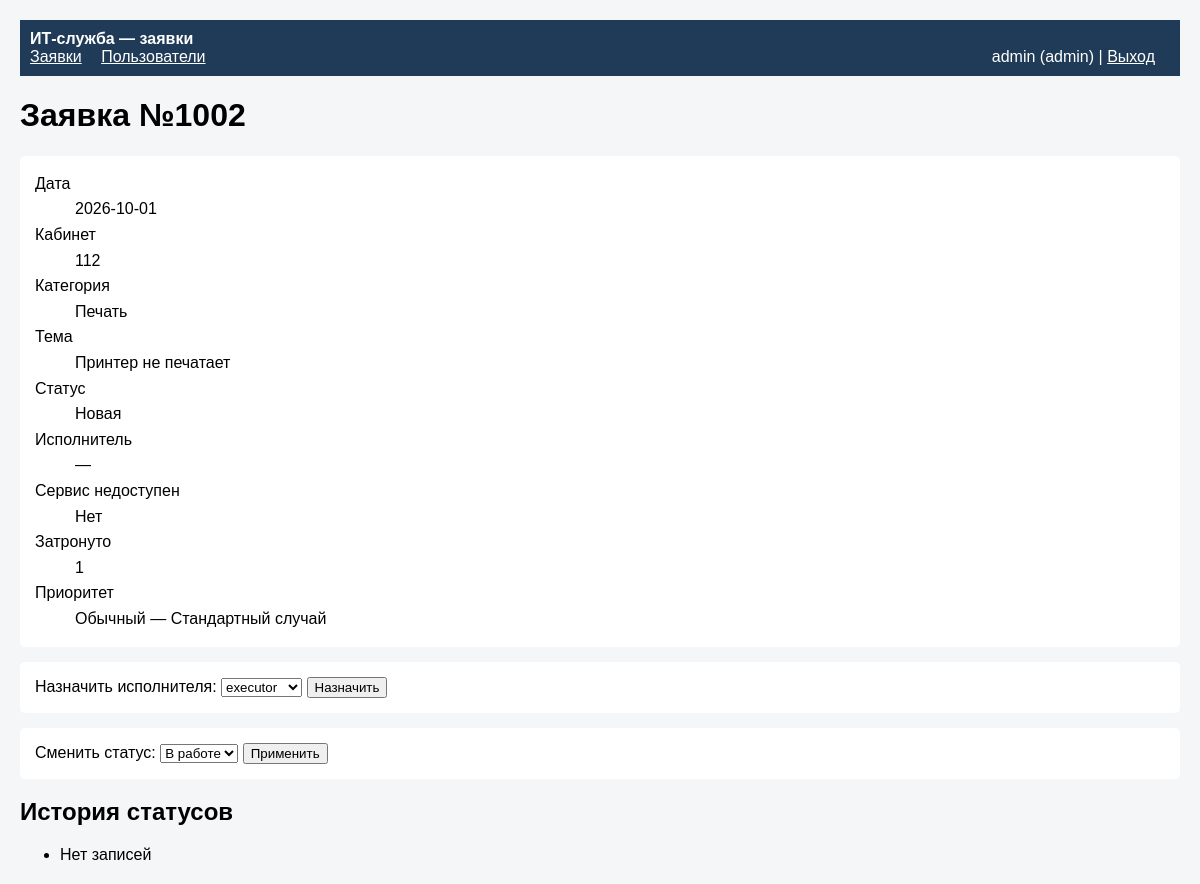
Screenshot of /ticket/2 (signed in) with the database file from the repository.
### models.py (models this page shows, shortened)
class User(UserMixin, db.Model):
    __tablename__ = "users"
    id = db.Column(db.Integer, primary_key=True)
    username = db.Column(db.String(64), unique=True, nullable=False)
    password_hash = db.Column(db.String(255), nullable=False)
    role = db.Column(db.String(16), nullable=False)
    active = db.Column(db.Boolean, default=True, nullable=False)
    @property
    def is_active(self):
        return self.active

class Ticket(db.Model):
    __tablename__ = "tickets"
    id = db.Column(db.Integer, primary_key=True)
    source_id = db.Column(db.Integer, unique=True, nullable=False)
    date = db.Column(db.Date, nullable=False)
    room = db.Column(db.String(16), nullable=False)
    category_id = db.Column(db.Integer, db.ForeignKey("categories.id"), nullable=False)
    subject = db.Column(db.String(255), nullable=False)
    status = db.Column(db.String(16), nullable=False, default="Новая")
    executor_id = db.Column(db.Integer, db.ForeignKey("users.id"))
    service_down = db.Column(db.Boolean, nullable=False, default=False)
    affected_count = db.Column(db.Integer, nullable=False, default=0)
    created_at = db.Column(db.DateTime, default=datetime.utcnow)
    category = db.relationship("Category")
    executor = db.relationship("User")
    @property
    def priority(self):
        if self.service_down and self.affected_count >= 5:
            return "Критический"
        if self.service_down or self.affected_count >= 5:
            return "Высокий"
        return "Обычный"
    @property
    def priority_reason(self):
        if self.service_down and self.affected_count >= 5:
            return "Сервис недоступен и затронуто 5+ пользователей"
        if self.service_down:
            return "Сервис недоступен"
        if self.affected_count >= 5:
            return "Затронуто 5+ пользователей"
        return "Стандартный случай"

class Category(db.Model):
    __tablename__ = "categories"
    id = db.Column(db.Integer, primary_key=True)
    name = db.Column(db.String(64), unique=True, nullable=False)

### tickets.py (the view)
@bp.route("/ticket/<int:tid>")
@login_required
def ticket_card(tid):
    ticket = Ticket.query.get_or_404(tid)
    if not can_open(current_user, ticket):
        abort(403)
    history = StatusHistory.query.filter_by(ticket_id=tid) \
        .order_by(StatusHistory.changed_at.desc()).all()
    executors = User.query.filter_by(role="executor", active=True).all()
    return render_template("ticket_card.html", ticket=ticket,
                           history=history, executors=executors)

### app.py (called while the page is built)
@login_manager.user_loader
def load_user(uid):
    return User.query.get(int(uid))

### tickets.py (called while the page is built)
def can_open(user, ticket):
    if user.role in ("operator", "admin"):
        return True
    return user.role == "executor" and ticket.executor_id == user.id

### templates/ticket_card.html (shortened to what this page needs)
{% extends "base.html" %}
{% block content %}
<h1>Заявка №{{ ticket.source_id }}</h1>
<dl class="card" style="line-height: 1.6;">
  <dt>Дата</dt><dd>{{ ticket.date }}</dd>
  <dt>Кабинет</dt><dd>{{ ticket.room }}</dd>
  <dt>Категория</dt><dd>{{ ticket.category.name }}</dd>
  <dt>Тема</dt><dd>{{ ticket.subject }}</dd>
  <dt>Статус</dt><dd>{{ ticket.status }}</dd>
  <dt>Исполнитель</dt><dd>{{ ticket.executor.username if ticket.executor else '—' }}</dd>
  <dt>Сервис недоступен</dt><dd>{{ 'Да' if ticket.service_down else 'Нет' }}</dd>
  <dt>Затронуто</dt><dd>{{ ticket.affected_count }}</dd>
  <dt>Приоритет</dt>
  <dd class="prio {{ ticket.priority }}">{{ ticket.priority }} — {{ ticket.priority_reason }}</dd>
</dl>
{% if current_user.role in ('operator', 'admin') %}
<form method="post" action="{{ url_for('tickets.assign', tid=ticket.id) }}" class="card">
  <label>Назначить исполнителя:
    <select name="executor_id">
      {% for e in executors %}
        <option value="{{ e.id }}"
          {% if ticket.executor_id == e.id %}selected{% endif %}>{{ e.username }}</option>
      {% endfor %}
    </select>
  </label>
  <button type="submit">Назначить</button>
</form>
{% endif %}
{% if current_user.role in ('executor', 'admin') %}
<form method="post" action="{{ url_for('tickets.change_status', tid=ticket.id) }}" class="card">
  <label>Сменить статус:
    <select name="status">
      <option value="В работе">В работе</option>
    </select>
  </label>
  <button type="submit">Применить</button>
</form>
{% endif %}
<h2>История статусов</h2>
<ul>
{% for h in history %}
  <li>{{ h.changed_at }} — {{ h.old_status or '—' }} → {{ h.new_status }}
      ({{ h.user.username if h.user else '—' }})</li>
{% else %}
  <li>Нет записей</li>
{% endfor %}
</ul>
{% endblock %}

### templates/base.html (shortened to what this page needs)
<!doctype html>
<html lang="ru">
<head>
</head>
<body>
<header class="topbar">
  <strong>ИТ-служба — заявки</strong>
  <nav>
    <a href="{{ url_for('tickets.list_tickets') }}">Заявки</a>
    {% if current_user.is_authenticated and current_user.role == 'admin' %}
      <a href="{{ url_for('admin_panel.users') }}">Пользователи</a>
    {% endif %}
    {% if current_user.is_authenticated %}
      <span style="float:right">{{ current_user.username }} ({{ current_user.role }}) | <a href="{{ url_for('auth.logout') }}">Выход</a></span>
    {% endif %}
  </nav>
</header>
<main>
  {% block content %}{% endblock %}
</main>
</body>
</html>

### templates/base.html (style rules this page uses)
body { font-family: Arial, sans-serif; margin: 20px; background: #f4f6f8; }
.topbar { background: #1f3b57; color: #fff; padding: 10px; margin-bottom: 20px; }
.topbar a { color: #fff; margin-right: 15px; }
.card { background: #fff; padding: 15px; margin-bottom: 15px; border-radius: 5px; }

### rows the page displays
User: username "admin", role "admin"
Ticket: source_id "1002", date "2026-10-01", room "112", subject "Принтер не печатает", status "Новая", service_down "Нет", affected_count "1", priority "Обычный", priority_reason "Стандартный случай"
Category: category.name "Печать"

### other values shown
{{ ticket.executor.username if ticket.executor else '—' }} "—"
form field executor_id "executor"
